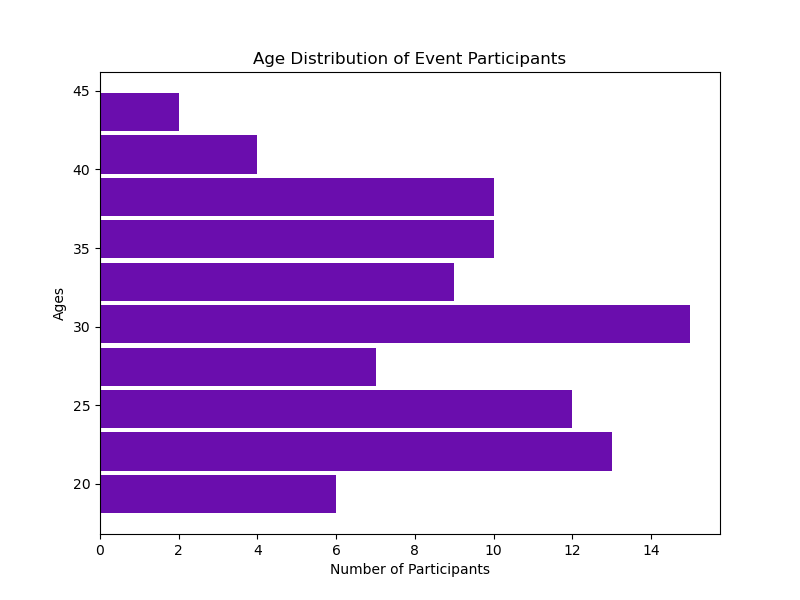

Python code for this plot:

import matplotlib.pyplot as plt

# Data: ages of participants at an event
ages = [23, 26, 29, 22, 21, 35, 37, 30, 20, 25, 28, 29, 36, 38, 27, 31, 34, 22, 21, 24, 23, 18, 19, 32, 33, 39, 
        24, 36, 31, 25, 23, 27, 33, 35, 30, 22, 25, 28, 30, 31, 35, 36, 39, 40, 19, 20, 21, 25, 26, 27, 29, 30, 
        32, 34, 36, 37, 38, 40, 21, 22, 23, 25, 25, 28, 29, 30, 31, 33, 35, 37, 39, 20, 22, 24, 26, 27, 29, 30, 
        32, 33, 35, 36, 38, 39, 41, 42, 43, 45]

# Set the size of the figure
plt.figure(figsize=(8, 6))

# Create histogram with specified bins, orientation, color, and width of the bars
plt.hist(ages, bins=10, orientation='horizontal', color='#6A0DAD', rwidth=0.9)  # Purple color

# Set the title and labels
plt.title('Age Distribution of Event Participants')
plt.xlabel('Number of Participants')
plt.ylabel('Ages')

# Show the plot
plt.show()
